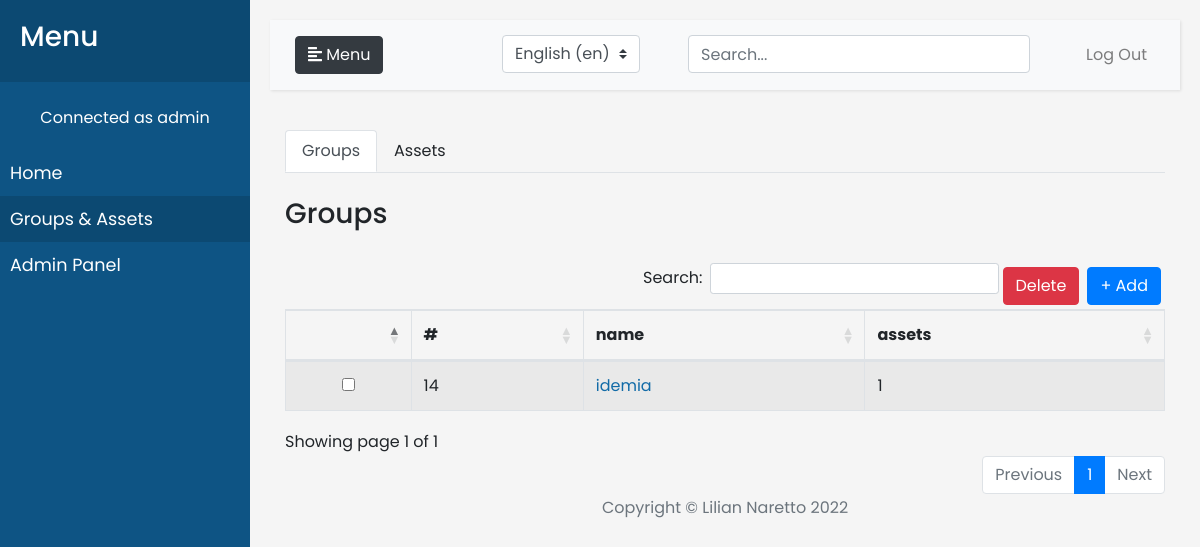
The page /groups/ (signed in) on the database as committed earlier.
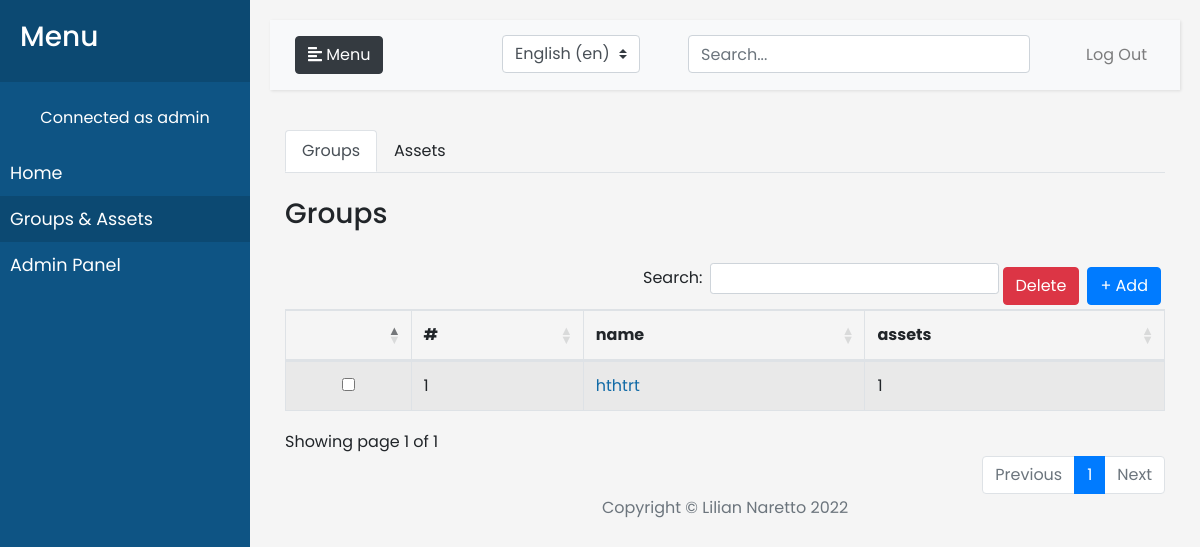
The same page on the database as committed later.
### Main/models.py (models this page shows, shortened)
class TimeStampMixin(models.Model):
    created_at = models.DateTimeField(auto_now_add=True)
    updated_at = models.DateTimeField(auto_now=True)
    class Meta:
        abstract = True

class Group(TimeStampMixin):
    extension = models.ForeignKey('Extension', on_delete=models.CASCADE,verbose_name=_('Extension'), related_name='+')
    name = models.CharField(max_length=100, verbose_name=_('Name'))
    description = models.TextField(verbose_name=_('Description'))
    assets = models.ManyToManyField(Asset, blank=True, verbose_name=_('Assets'), related_name='+')
    slug = AutoSlugField(_('Slug'), unique=True, max_length=100, populate_from=('name'))
    def __str__(self):
        return self.name

### Main/views.py (the view, shortened to what this page needs)
# urls.py: path('groups/', views.Groups.as_view(),name="groups"),
class Groups(LoginRequiredMixin, View):
    template_name='Groups.html'
    def get(self, request):
        groupform = GroupForm()
        assetform = AssetForm(user=request.user)
        data = {'groupnav' : True,'available_languages': ['en', 'fr'],'groupform' : groupform,'assetform': assetform}
        return render(request, self.template_name, data)

### Main/forms.py
class GroupForm(forms.ModelForm):
    class Meta:
        model = Group
        fields = ['name','description']
        widgets = {'description': forms.TextInput(attrs={'size': 50})}

class AssetForm(forms.ModelForm):
    class Meta:
        model = Asset
        fields = ['name','description','group']
        widgets = {'description': forms.TextInput(attrs={'size': 20})}
    def __init__(self,*args,**kwargs):
        user = kwargs.pop('user', None)
        super(AssetForm,self).__init__(*args,**kwargs)
        if user :
            self.fields['group'].queryset = user.extension.groups.all()
        else:
            self.fields.pop("group")

### Main/models.py (called while the page is built)
    def getvulnerabilities(self):
        return Vulnerability.objects.filter(cpe__in=self.softwares.values_list('cpe',flat=True))

    def __str__(self):
        return self.name

    def getassets(self):
        return Asset.objects.filter(group__in=self.groups.all())

### templates/Groups.html (shortened to what this page needs)
{% extends "Base.html" %}
{% load i18n %}
{% load crispy_forms_tags %}
{% block content %}
<ul class="nav nav-tabs">
  <li><a data-toggle="tab"  href="#groups" class="nav-link active" role="tab">{% trans "Groups" %}</a></li>
  <li><a data-toggle="tab" href="#assets" class="nav-link" role="tab">{% trans "Assets" %}</a></li>
</ul>
<div class="tab-content">
  <div id="groups" class="tab-pane active">
    <br>
    <h3>{% trans "Groups" %}</h3>
    <br>
    <form method="POST" >
      <button type="button" class="formbutton btn btn-primary" data-toggle="modal" data-target="#groupmodal">+ {% trans "Add" %}</button>
      <button type="submit" class="formbutton btn btn-danger" name="deletegroup" onclick="return confirm('{% trans "Are you sure?" %}')">{% trans "Delete" %}</button>
      <table class="table display table-striped table-bordered">
          <thead>
            <tr>
              <th scope="col"></th>
              {% if request.user.is_staff %}
              <th scope="col">#</th>
              {% endif %}
              <th scope="col">{% trans "name" %}</th>
              <th scope="col">{% trans "assets" %}</th>
            </tr>
          </thead>
          <tbody>
            {% for group in request.user.extension.groups.all %}
            <tr>
              <td style="text-align:center"><input name="groupcheck" value="{{group.pk}}" type="checkbox"></td>
              {% if request.user.is_staff %}
              <td>{{group.pk}}</td>
              {% endif %}
              <td class="link"><a href="{% url 'groupprofile' groupslug=group.slug %}">{{group}}</a></td>
              <td>{{group.assets.count}}</td>
            </tr>
            {% endfor %}
          </tbody>
        </table>
    </form>
  </div>
</div>
{% endblock %}

Rows that differ between the two databases and show on the page:
removed Group: pk "14", name "idemia", assets.count "1"
added Group: pk "1", name "hthtrt", assets.count "1"
